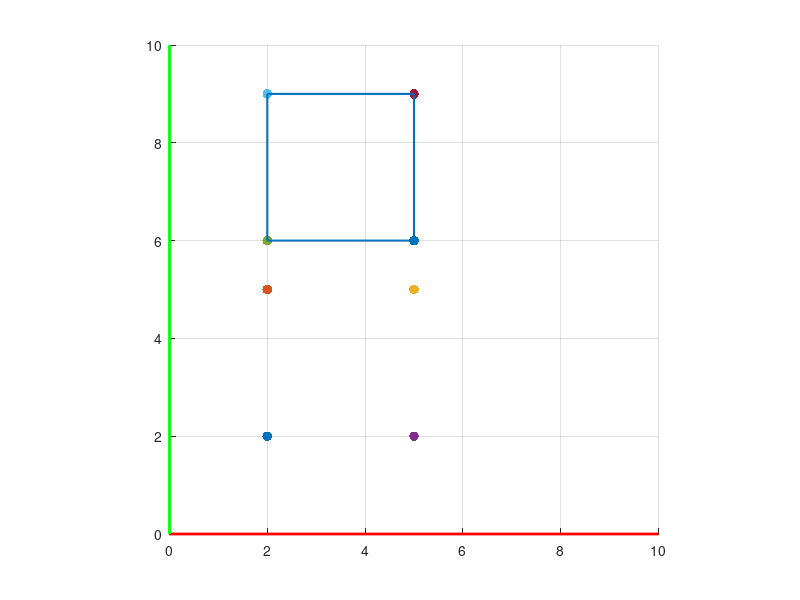

This chart was generated by the following MATLAB code:
clc;
clear;
close all;


vertices = [2 2 0 1;
            2 5 0 1;
            5 5 0 1;
            5 2 0 1]';

desplazamientoY = 4;
paso = 0.1;

for recorrido = 0:paso:desplazamientoY

    clf;
    hold on;
    grid on;


    line([0 10], [0 0], [0 0], ...
        "Color","red","LineWidth",2);

    line([0 0], [0 10], [0 0], ...
        "Color","green","LineWidth",2);


    for n = 1:4
        scatter(vertices(1,n), vertices(2,n), ...
            50, "red", "filled");
    end


    T = [1 0 0 0;
         0 1 0 recorrido;
         0 0 1 0;
         0 0 0 1];


    verticesMovidos = T * vertices;


    for n = 1:4
        scatter(verticesMovidos(1,n), ...
                verticesMovidos(2,n), ...
                50, "green", "filled");
    end

    for n = 1:4

        siguiente = n + 1;

        if siguiente > 4
            siguiente = 1;
        end

        line([verticesMovidos(1,n) verticesMovidos(1,siguiente)], ...
             [verticesMovidos(2,n) verticesMovidos(2,siguiente)], ...
             "LineWidth",1.5);
    end

    axis([0 10 0 10]);
    axis equal;

    pause(0.1);

end
